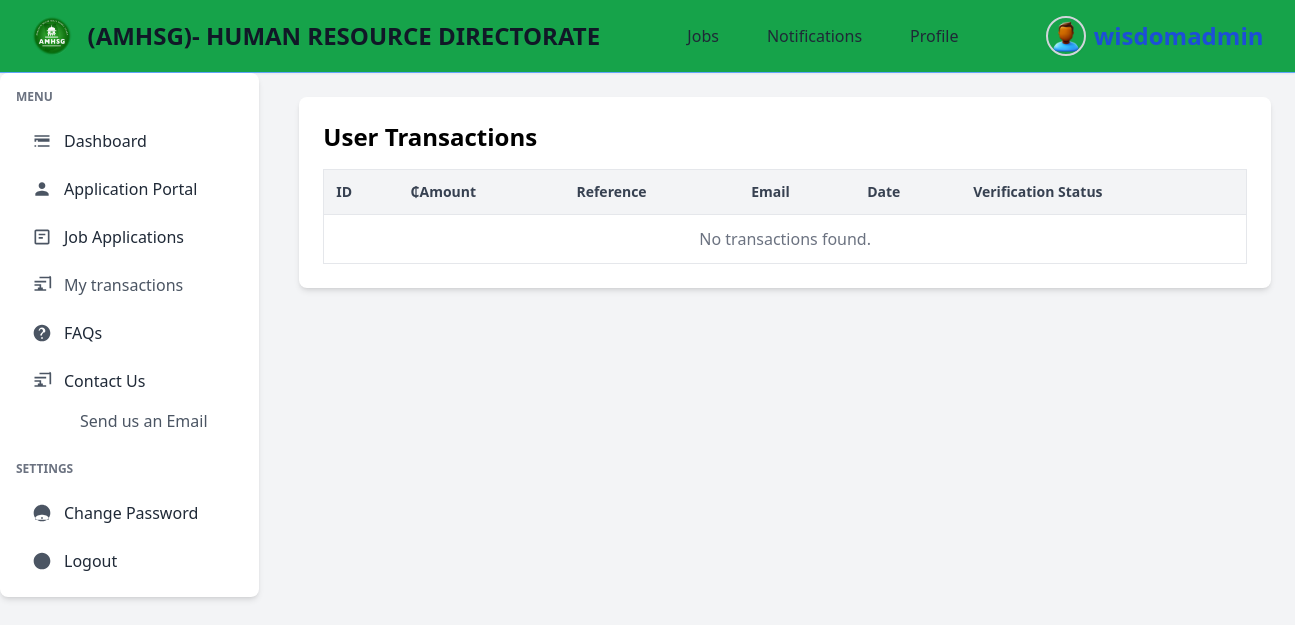
Page /application_portal/payment/my-transactions (signed in) on the earlier database version.
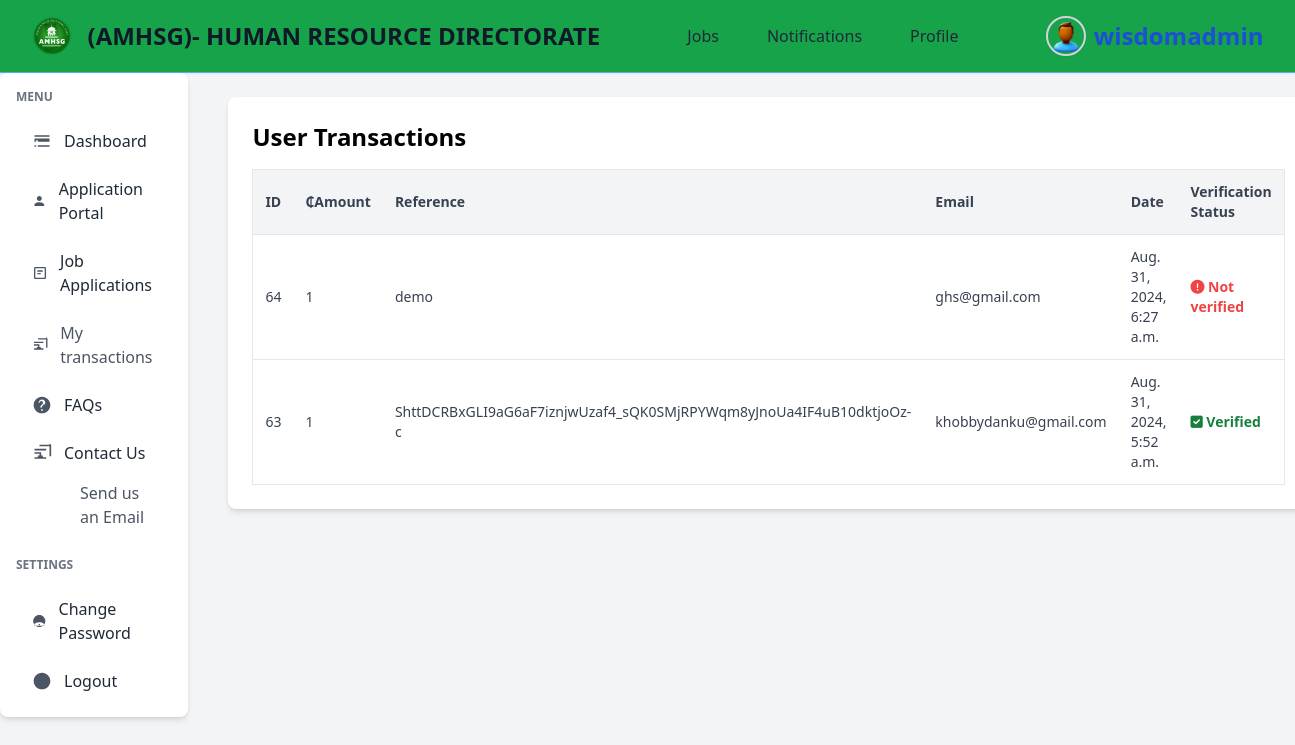
Same page on the later database version.
### payment/models.py (models this page shows, shortened)
class Payment(models.Model):
    amount = models.PositiveIntegerField()
    user = models.ForeignKey(User, on_delete=models.CASCADE, null=True, blank=True)  # Allow null values
    email = models.EmailField(default="ghs@gmail.com")
    ref = models.CharField(max_length=200, unique=True)
    verified = models.BooleanField(default=False)
    payment_date = models.DateTimeField(auto_now_add=True)
    class Meta:
        ordering = ('-payment_date',)

### payment/views.py (the view)
# urls.py: path('application_portal/payment/my-transactions', views.user_transactions, name="my-transactions"),
@login_required(login_url="authentication:my-login")
def user_transactions(request):
    payments = Payment.objects.filter(user=request.user)
    return render(request, 'payment/user_transactions.html', {'payments': payments})

### templates/payment/user_transactions.html
{% extends 'authentication/dash-base.html' %}{% load static %}{% block content%}
<div class="container mx-auto p-6 bg-white shadow-md rounded-lg">
  <h1 class="text-2xl font-semibold mb-4">User Transactions</h1>
  <table class="min-w-full bg-white border border-gray-200 rounded-md">
    <thead>
      <tr class="w-full bg-gray-100 border-b border-gray-200">
        <th class="p-3 text-left text-sm font-semibold text-gray-700">ID</th>
        <th class="p-3 text-left text-sm font-semibold text-gray-700">
          ₵Amount
        </th>
        <th class="p-3 text-left text-sm font-semibold text-gray-700">
          Reference
        </th>
        <th class="p-3 text-left text-sm font-semibold text-gray-700">Email</th>
        <th class="p-3 text-left text-sm font-semibold text-gray-700">Date</th>
        <th class="p-3 text-left text-sm font-semibold text-gray-700">
          Verification Status
        </th>
      </tr>
    </thead>
    <tbody>
      {% for payment in payments %}
      <tr class="border-b border-gray-200">
        <td class="p-3 text-sm text-gray-700">{{ payment.id }}</td>
        <td class="p-3 text-sm text-gray-700">{{ payment.amount }}</td>
        <td class="p-3 text-sm text-gray-700 whitespace-normal break-words">
          {{ payment.ref }}
        </td>
        <td class="p-3 text-sm text-gray-700">{{ payment.email }}</td>
        <td class="p-3 text-sm text-gray-700">{{ payment.payment_date }}</td>
        {% if payment.verified %}
        <td class="p-3 text-sm text-green-700 font-extrabold">
          <i class="fa-solid fa-square-check"></i>
          Verified
        </td>
        {% else %}
        <td class="p-3 text-sm text-red-500 font-extrabold">
          <i class="fa-solid fa-circle-exclamation"></i>
          Not verified
        </td>
        {% endif %}
      </tr>
      {% empty %}
      <tr>
        <td colspan="6" class="p-3 text-center text-gray-500">
          No transactions found.
        </td>
      </tr>
      {% endfor %}
    </tbody>
  </table>
</div>
{% endblock %}

### templates/authentication/dash-base.html (shortened to what this page needs)
{% load static tailwind_tags %}
<!DOCTYPE html>
<html lang="en">
  <head>
    <link
      href="https://cdn.jsdelivr.net/npm/tailwindcss@2.2.19/dist/tailwind.min.css"
      rel="stylesheet"
    />
    <link
      rel="stylesheet"
      href="https://cdnjs.cloudflare.com/ajax/libs/font-awesome/6.0.0-beta3/css/all.min.css"
    />
    <link rel="stylesheet" href="https://cdn.jsdelivr.net/npm/flatpickr/dist/flatpickr.min.css">
    {% tailwind_css %}
  </head>
  <body class="bg-gray-100">
    <header class="bg-green-600 shadow-sm border-b border-blue-400">
      <div
        class="container mx-auto flex items-center justify-between py-4 px-6"
      >
        <div class="flex items-center space-x-4">
          <img src="{% static 'img/logo.png' %}" alt="Logo" class="w-10 h-10" />
          <a
            href="{% url 'dashboard' %}"
            class="text-2xl font-bold text-gray-900"
          >
            (AMHSG)- HUMAN RESOURCE DIRECTORATE
          </a>
        </div>
        <nav class="hidden md:flex space-x-4">
          <a
            href="{% url 'job-list' %}"
            class="px-4 py-2 text-gray-800 hover:bg-yellow-600 hover:text-white rounded-md"
          >
            Jobs
          </a>
          <a
            href="{% url 'notification-list' %}"
            class="px-4 py-2 text-gray-800 hover:bg-yellow-600 hover:text-white rounded-md"
          >
            Notifications
          </a>
          <a
            href="#"
            class="px-4 py-2 text-gray-800 hover:bg-yellow-600 hover:text-white rounded-md"
          >
            Profile
          </a>
        </nav>
        <div class="relative">
          <button
            id="profileMenuButton"
            class="flex items-center space-x-2 text-gray-800 hover:text-blue-600"
          >
            <img
              src="{% static 'img/profile.png' %}"
              alt="Profile Image"
              class="w-10 h-10 rounded-full border-2 border-gray-300 shadow-sm"
            />
            <span class="hidden md:inline font-extrabold text-2xl text-blue-700"
              >{{ user.username }}</span
            >
          </button>
        </div>
      </div>
    </header>
    <div class="flex flex-col md:flex-row md:space-x-4">
      <aside class="w-full md:w-1/4 bg-white shadow-md rounded-lg p-4 mb-4 md:mb-0">
        <nav class="space-y-6">
          <div>
            <h2 class="text-xs font-semibold text-gray-500 uppercase mb-4">Menu</h2>
            <ul class="space-y-2">
              <li>
                <a
                  href="{% url 'dashboard' %}"
                  class="flex items-center px-4 py-2 text-gray-800 hover:bg-blue-500 rounded transition-colors duration-200"
                >
                  <svg
                    class="w-5 h-5 mr-3 text-gray-600"
                    fill="currentColor"
                    xmlns="http://www.w3.org/2000/svg"
                    viewBox="0 0 24 24"
                  >
                    <path
                      d="M3 13h2v-2H3v2zm4 0h14v-2H7v2zm0 6h14v-2H7v2zm-4 0h2v-2H3v2zm0-14v2h18V5H3zm0 6h18v-2H3v2z"
                    />
                  </svg>
                  Dashboard
                </a>
              </li>
              <li>
                <a
                  href="{% url 'application-portal' %}"
                  class="flex items-center px-4 py-2 text-gray-800 hover:bg-blue-500 rounded transition-colors duration-200"
                >
                  <svg
                    class="w-5 h-5 mr-3 text-gray-600"
                    fill="currentColor"
                    xmlns="http://www.w3.org/2000/svg"
                    viewBox="0 0 24 24"
                  >
                    <path
                      d="M12 12c2.21 0 4-1.79 4-4s-1.79-4-4-4-4 1.79-4 4 1.79 4 4 4zm0 2c-2.67 0-8 1.34-8 4v2h16v-2c0-2.66-5.33-4-8-4z"
                    />
                  </svg>
                  Application Portal
                </a>
              </li>
              <li>
                <a
                  href="{% url 'job-applications' %}"
                  class="flex items-center px-4 py-2 text-gray-800 hover:bg-blue-500 rounded transition-colors duration-200"
                >
                  <svg
                    class="w-5 h-5 mr-3 text-gray-600"
                    fill="currentColor"
                    xmlns="http://www.w3.org/2000/svg"
                    viewBox="0 0 24 24"
                  >
                    <path
                      d="M19 3H5c-1.1 0-2 .9-2 2v14c0 1.1.9 2 2 2h14c1.1 0 2-.9 2-2V5c0-1.1-.9-2-2-2zm0 16H5V5h14v14zM8 8h8v2H8zm0 4h5v2H8z"
                    />
                  </svg>
                  Job Applications
                </a>
              </li>
              <li>
                <a
                  href="{% url 'my-transactions' %}"
                  class="flex items-center px-4 py-2 text-gray-600 hover:bg-blue-500 rounded transition-colors duration-200"
                >
                  <svg
                    class="w-5 h-5 mr-3 text-gray-600"
                    fill="currentColor"
                    xmlns="http://www.w3.org/2000/svg"
                    viewBox="0 0 24 24"
                  >
                    <path
                      d="M3 13h8v-2H3v2zm0 6h14v-2H3v2zm0-10h14V7H3v2zm18-7H9v2h12v12h2V3c0-1.1-.9-2-2-2zM13 15h-2v-2H9v2H7v2h2v2h2v-2h2v-2z"
                    />
                  </svg>
                  My transactions
                </a>
              </li>
              <li>
                <a
                  href="#"
                  class="flex items-center px-4 py-2 text-gray-800 hover:bg-blue-500 rounded transition-colors duration-200"
                >
                  FAQs
                </a>
              </li>
              <li>
                <a
                  href="#"
                  class="flex items-center px-4 py-2 text-gray-800 hover:bg-blue-500 rounded transition-colors duration-200"
                >
                  <svg
                    class="w-5 h-5 mr-3 text-gray-600"
                    fill="currentColor"
                    xmlns="http://www.w3.org/2000/svg"
                    viewBox="0 0 24 24"
                  >
                    <path
                      d="M3 13h8v-2H3v2zm0 6h14v-2H3v2zm0-10h14V7H3v2zm18-7H9v2h12v12h2V3c0-1.1-.9-2-2-2zM13 15h-2v-2H9v2H7v2h2v2h2v-2h2v-2z"
                    />
                  </svg>
                  Contact Us
                </a>
                <ul class="pl-12 mt-1 space-y-1">
                  <li>
                    <a
                      href="#"
                      class="block px-4 py-1 text-gray-600 hover:underline hover:bg-blue-500"
                    >
                      Send us an Email
                    </a>
                  </li>
                </ul>
              </li>
            </ul>
          </div>
          <div>
            <h2 class="text-xs font-semibold text-gray-500 uppercase mb-4">
              Settings
            </h2>
            <ul class="space-y-2">
              <li>
                <a
                  href="#"
                  class="flex items-center px-4 py-2 text-gray-800 hover:bg-blue-500 rounded transition-colors duration-200"
                >
                  <svg
                    class="w-5 h-5 mr-3 text-gray-600"
                    fill="currentColor"
                    xmlns="http://www.w3.org/2000/svg"
                    viewBox="0 0 24 24"
                  >
                    <path
                      d="M12 2c5.52 0 10 4.48 10 10s-4.48 10-10 10S2 17.52 2 12 6.48 2 12 2zm1 17h-2v-2h2v2zm-1-5c-2.67 0-8 1.34-8 4v2h16v-2c0-2.66-5.33-4-8-4z"
                    />
                  </svg>
                  Change Password
                </a>
              </li>
              <li>
                <a
                  href="{% url 'user-logout' %}"
                  class="flex items-center px-4 py-2 text-gray-800 hover:bg-red-500 rounded transition-colors duration-200"
                >
                  <svg
                    class="w-5 h-5 mr-3 text-gray-600"
                    fill="currentColor"
                    xmlns="http://www.w3.org/2000/svg"
                    viewBox="0 0 24 24"
                  >
                    <path
                      d="M12 2c5.52 0 10 4.48 10 10s-4.48 10-10 10S2 17.52 2 12 6.48 2 12 2zm1 17h-2v-2h2v2zm0-6h-2v-6h2v6z"
                    />
                  </svg>
                  Logout
                </a>
              </li>
            </ul>
          </div>
        </nav>
      </aside>
    <main class="container mx-auto p-6">
      {% block content %}{% endblock %}
    </main>
  </body>
</html>

Differences in the rows shown:
added Payment: id "64", amount "1", ref "demo", email "ghs@gmail.com", payment_date "Aug. 31, 2024, 6:27 a.m.", verified False (drawn)
added Payment: id "63", amount "1", ref "ShttDCRBxGLI9aG6aF7iznjwUzaf4_sQK0SMjRPYWqm8yJnoUa4IF4uB10dktjoOz-c", email "khobbydanku@gmail.com", payment_date "Aug. 31, 2024, 5:52 a.m.", verified True (drawn)
Other differences:
text no longer shown: "No transactions found."
